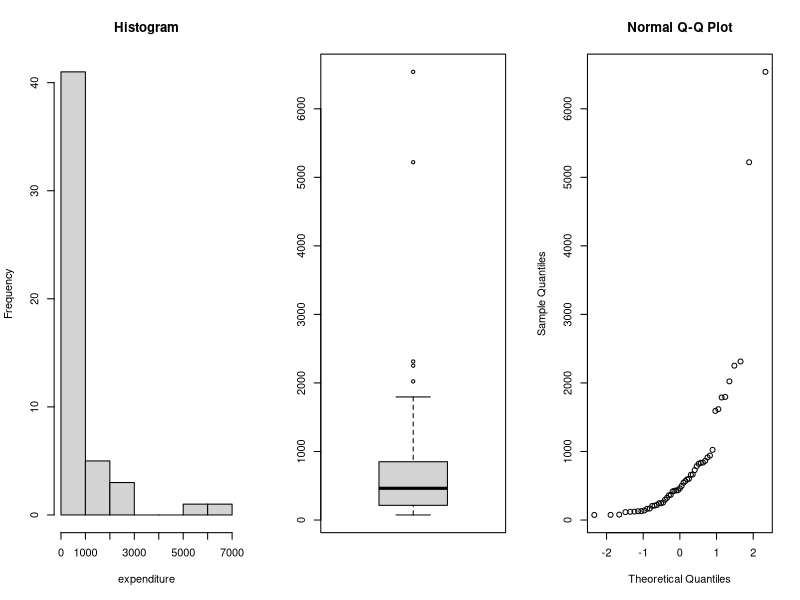

Source code (R): (Note: this script raises an error after producing the figure.)
## ---- chunk 1
set.seed(111)
knitr::opts_chunk$set(echo = TRUE)
options(digits=3)
library(car)
## ---- chunk 2
data=read.table(file="expensescrime.txt",header=TRUE)
data=data[,-1]
par(mfrow=c(1,3))
hist(data$expend, xlab='expenditure',main='Histogram')
boxplot(data$expend)
qqnorm(data$expend)
## ---- chunk 3
# TODO: lijn toevoegen van linear model, titels toevoegen, labels toevoegen
par(mfrow=(c(5,4)))

model <- lm(expend~bad, data=data)
plot(data$bad,data$expend, 
main='Scatter expend,bad',xlab='bad',ylab='expend')
abline(model, col='blue')
plot(data$bad,residuals(model), main='Residuals vs. bad',xlab='bad',ylab='expend')
qqnorm(residuals(model), main='QQ-plot residuals')
plot(1:length(data$bad), cooks.distance(model), type='b', main="Cook's distances",xlab="index",ylab="Cook's distance")
abline(h=1, col="red")

model <- lm(expend~crime, data=data)
plot(data$crime,data$expend, 
main='Scatter expend,crime',xlab='crime',ylab='expend')
abline(model, col='blue')
plot(data$crime,residuals(model), main='Residuals vs. crime',xlab='crime',ylab='expend')
qqnorm(residuals(model), main='QQ-plot residuals')
plot(1:length(data$crime), cooks.distance(model), type='b', main="Cook's distances",xlab="index",ylab="Cook's distance")
abline(h=1, col="red")

model <- lm(expend~lawyers, data=data)
plot(data$lawyers,data$expend, 
main='Scatter expend,lawyers',xlab='lawyers',ylab='expend')
abline(model, col='blue')
plot(data$lawyers,residuals(model), main='Residuals vs. lawyers',xlab='lawyers',ylab='expend')
qqnorm(residuals(model), main='QQ-plot residuals')
plot(1:length(data$lawyers), cooks.distance(model), type='b', main="Cook's distances",xlab="index",ylab="Cook's distance")
abline(h=1, col="red")

model <- lm(expend~employ, data=data)
plot(data$employ,data$expend, 
main='Scatter expend,employ',xlab='employ',ylab='expend')
abline(model, col='blue')
plot(data$employ,residuals(model), main='Residuals vs. employ',xlab='employ',ylab='expend')
qqnorm(residuals(model), main='QQ-plot residuals')
plot(1:length(data$employ), cooks.distance(model), type='b', main="Cook's distances",xlab="index",ylab="Cook's distance")
abline(h=1, col="red")

model <- lm(expend~pop, data=data)
plot(data$pop,data$expend, 
main='Scatter expend,pop',xlab='pop',ylab='expend')
abline(model, col='blue')
plot(data$pop,residuals(model), main='Residuals vs. pop',xlab='pop',ylab='expend')
qqnorm(residuals(model), main='QQ-plot residuals')
plot(1:length(data$pop), cooks.distance(model), type='b', main="Cook's distances",xlab="index",ylab="Cook's distance")
abline(h=1, col="red")

## ---- chunk 4
pairs(data)
## ---- chunk 5
round(cor(data),2)
## ---- chunk 6
model <- lm(expend~bad+crime+lawyers+employ+pop,data=data)
vif(model)
## ---- chunk 7
model <- lm(expend~employ,data=data)
summary(model)[[4]];summary(model)[[8]]
## ---- chunk 8
model <- lm(expend~employ+lawyers,data=data)
summary(model)[[4]];summary(model)[[8]]
## ---- chunk 9
model <- lm(expend~employ+lawyers+bad,data=data)
summary(model)[[4]];summary(model)[[8]]
## ---- chunk 10
model <- lm(expend~employ+lawyers+pop,data=data)
summary(model)[[4]];summary(model)[[8]]
## ---- chunk 11
model <- lm(expend~employ+lawyers, data=data)
newxdata=data.frame(bad=50,crime=5000,lawyers=5000,employ=5000,pop=5000)
predict(model,newxdata,interval='prediction')
